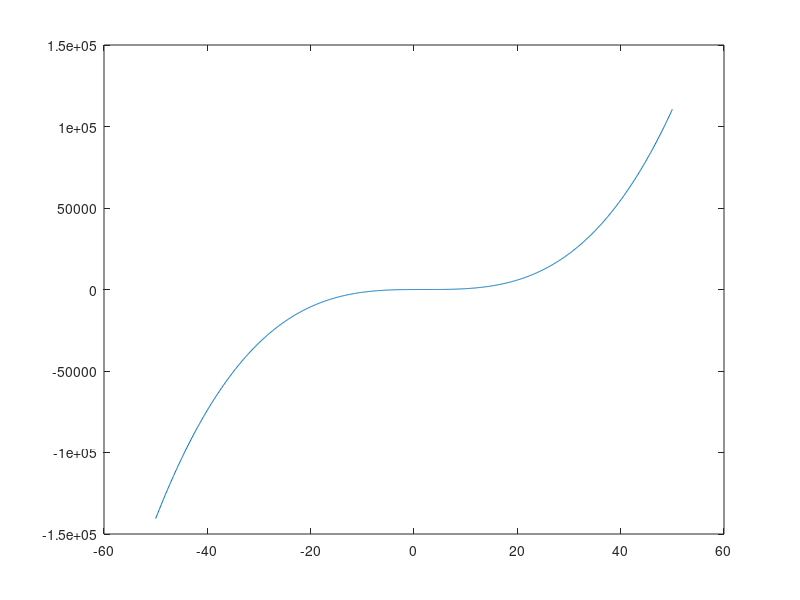

The MATLAB source for this figure:
% Title               :Funciones algebraicas 
% Description         :script de algebraicas: polinominales y racionales 
% Author              :Francelly Desiree Colon Sandoval 
% Date                :20211119   
% Version             :1
% Usage               :octave> /path/Act1

clear
x = -50:0.1:50

% Funcion 
fx =( x .^ 3) - (6) .* ( x .^ 2) + ( 11) .*( x ) - (6)

% Plotear funcion 
plot(x, fx)